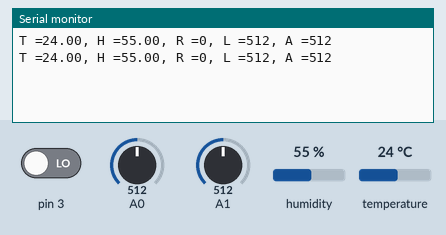
The sketch below on a simulated Arduino Uno, built with avr-gcc and run on an emulated ATmega328P. Parts: the last lines printed to the serial monitor. The inputs (shaded band) are chosen by the test bench; at power-on: humidity 55 %, A0 = 512, A1 = 512, pin 3 LOW, temperature 24 °C.

Above: at 1.8 s.
1.9 s: humidity set to 22 %
At 3.3 s:
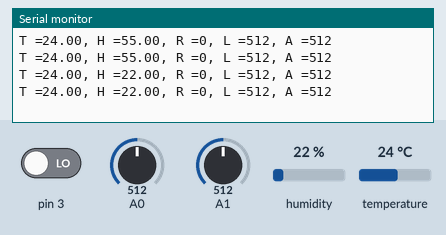
3.4 s: A0 set to 716
At 4.7 s:
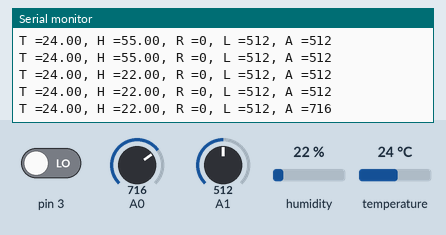
4.9 s: A1 set to 716
At 5.6 s:
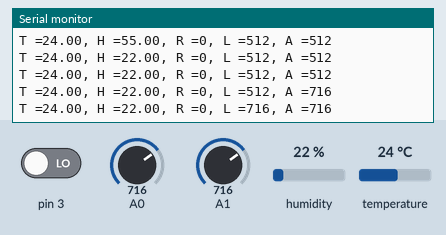
6.4 s: pin 3 driven HIGH
At 7.7 s:
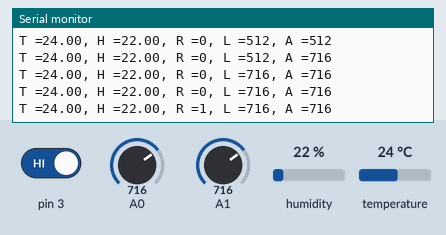
7.9 s: temperature set to 12 °C
At 9.3 s:
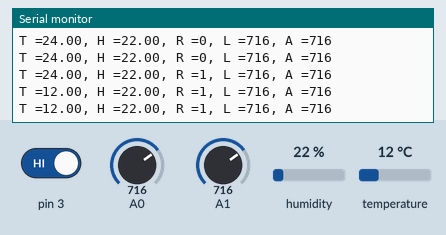
9.4 s: A0 set to 992
At 11.0 s:
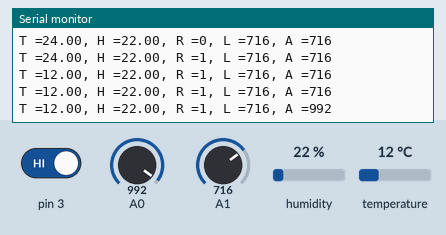
Timing chart, 0 to 11.9 s (numbered marks = the images above; inputs shaded):
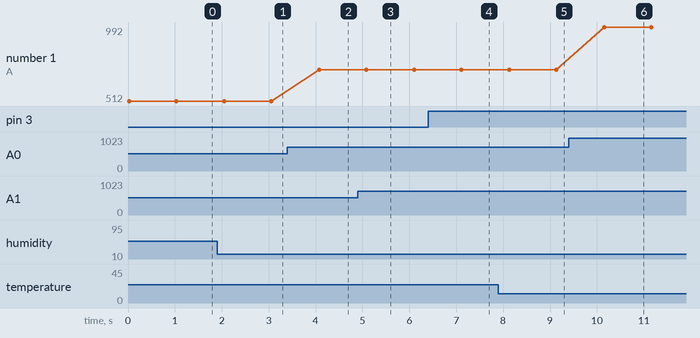

Measured:
- after the input at 1.9 s, the serial monitor: prints a new line after 0.15 s (image 1)
- after the input at 3.4 s, the serial monitor: prints a new line after 0.68 s (image 2)
- after the input at 4.9 s, the serial monitor: prints a new line after 0.18 s (image 3)
- after the input at 6.4 s, the serial monitor: prints a new line after 0.70 s (image 4)
- after the input at 7.9 s, the serial monitor: prints a new line after 0.23 s (image 5)
- after the input at 9.4 s, the serial monitor: prints a new line after 0.75 s (image 6)
- plotted number 1: 512 → 716 after the input at 3.4 s, 716 → 992 after the input at 9.4 s

The sketch:

Weather_Monitoring_System.ino
```cpp
#include "DHT.h"
#define dht_1 2
#define DHTTYPE DHT11
DHT dht(dht_1,DHTTYPE);
void setup()
{
  Serial.begin (9600);
  pinMode(3,INPUT);
  dht.begin();
}

void loop()
{
  float temp = dht.readTemperature();
  float humid = dht.readHumidity();
  int rain = digitalRead(3);
  int ldr=analogRead(A1);
  int air=analogRead(A0);
  Serial.println("T ="+ String(temp)+", H ="+String(humid)+", R ="+String(rain)+", L ="+String(ldr)+", A ="+String(air));
  delay (1000);
}
```
